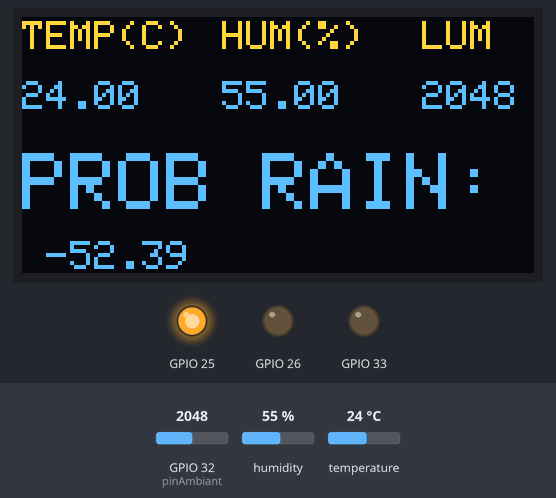
Simulated run of this program. Board: ESP32. On the bench: 128×64 one-colour display, output pins drawn as LEDs (lit = HIGH). Inputs (shaded band) come from the test bench; at power-on: GPIO 32 (pinAmbiant) = 2048, humidity 55 %, temperature 24 °C. The OLED is the two-colour kind (top 16 rows yellow); what the program prints to the serial monitor is not drawn.

Above: at 4.2 s.
4.3 s: GPIO 32 (pinAmbiant) set to 1542
At 4.51 s:
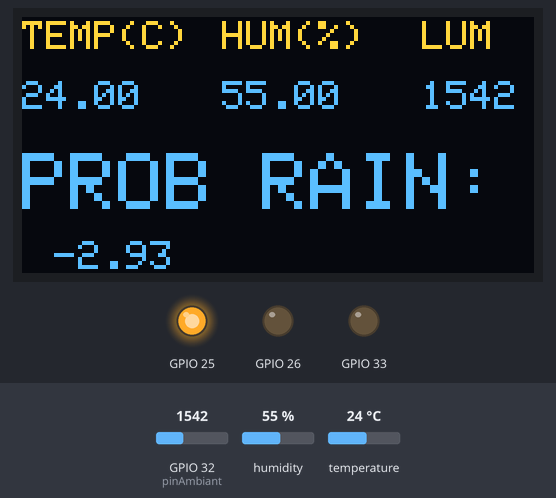
5.9 s: GPIO 32 (pinAmbiant) set to 1453
At 6.23 s:
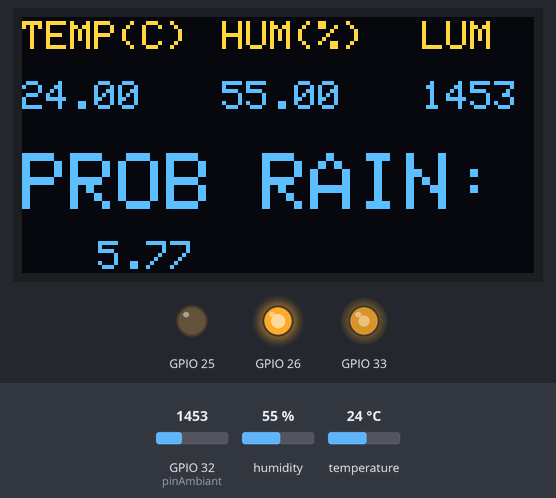
8.1 s: GPIO 32 (pinAmbiant) set to 524
At 8.41 s:
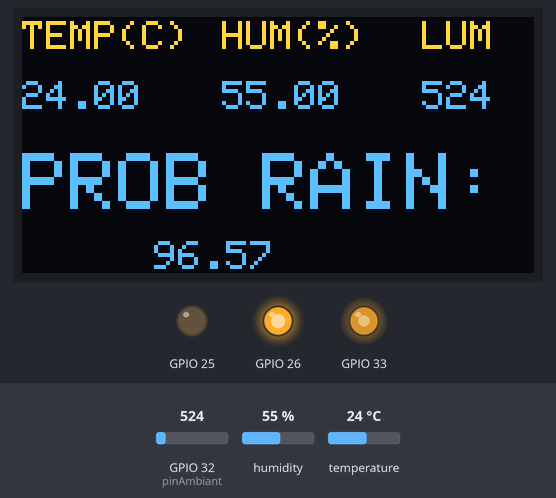
9.8 s: GPIO 32 (pinAmbiant) set to 446
At 10.13 s:
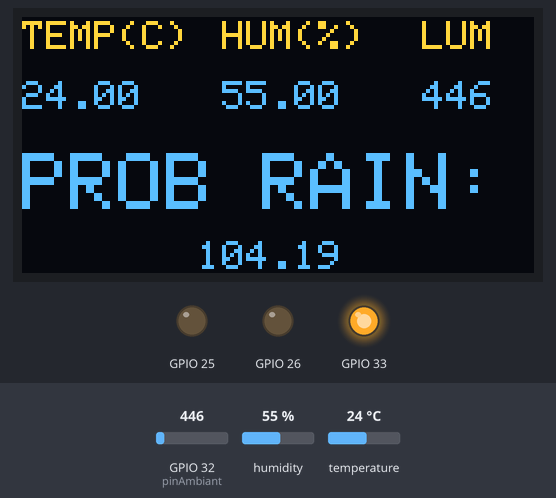
12.0 s: humidity set to 22 %
At 12.15 s:
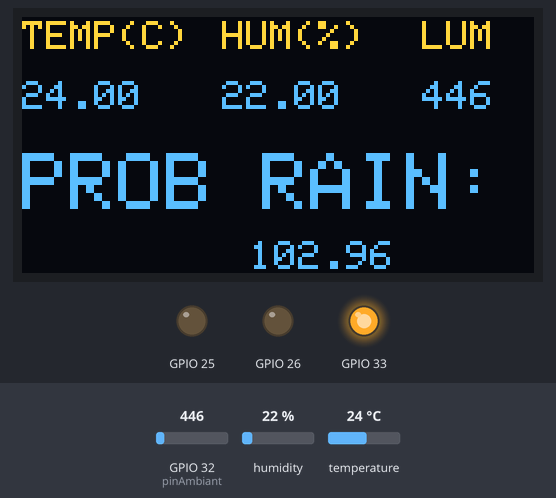
13.5 s: temperature set to 12 °C
At 13.71 s:
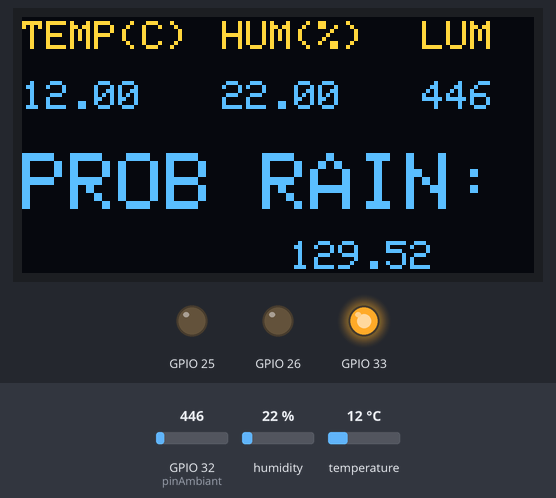
Timing chart, 0 to 16.1 s (numbered marks = the images above; inputs shaded):
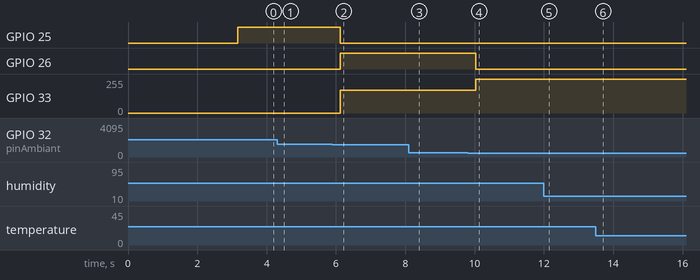

Measured:
- the behaviour switches between 1513 and 1512 on GPIO 32 (pinAmbiant) (found by bisection; images 1 and 2)
- the behaviour switches between 489 and 488 on GPIO 32 (pinAmbiant) (found by bisection; images 3 and 4)
- after the input at 5.9 s, GPIO 25: HIGH → LOW after 0.23 s; GPIO 26: LOW → HIGH after 0.23 s; GPIO 33: 0/255 → 170/255 after 0.23 s
- after the input at 9.8 s, GPIO 26: HIGH → LOW after 0.23 s; GPIO 33: 170/255 → 255/255 after 0.23 s

The program:

main.cpp
```cpp
#include <Arduino.h>
#include <Adafruit_AHTX0.h>
#include <Wire.h>
#include <Adafruit_GFX.h>
#include <Adafruit_SSD1306.h>
#include "ledRGB.hpp"

#define SCREEN_WIDTH 128 // OLED display width, in pixels
#define SCREEN_HEIGHT 64 // OLED display height, in pixels

// Declaration for an SSD1306 display connected to I2C (SDA, SCL pins)
Adafruit_SSD1306 display(SCREEN_WIDTH, SCREEN_HEIGHT, &Wire, -1);

Adafruit_AHTX0 aht;
LedRGB led(33, 25, 26);
int pinAmbiant = 32;
int pos = 0;

void setup() {
  Serial.begin(9600);
  //while (!Serial);
  pinMode(pinAmbiant, INPUT);
  Serial.println("128x64 OLED FeatherWing test");
  display.begin(0x3C, true); // Address 0x3C default

  Serial.println("OLED begun");

  // Show image buffer on the display hardware.
  // Since the buffer is intialized with an Adafruit splashscreen
  // internally, this will display the splashscreen.

  if(!display.begin(SSD1306_SWITCHCAPVCC, 0x3C)) { // Address 0x3D for 128x64
    Serial.println(F("SSD1306 allocation failed"));
    for(;;);
  }
  delay(2000);
  display.clearDisplay();

  display.setTextSize(1);
  display.setTextColor(WHITE);
  display.setCursor(0, 10);
  // Display static text
  display.println("Hello, world!");
  display.display();

  if (aht.begin()) {
    Serial.println("Found AHT20");
  } else {
    Serial.println("Didn't find AHT20");
  }
  delay(1000);
}

void loop() {
  display.clearDisplay();
  sensors_event_t humidity, temp;
  int val = analogRead(pinAmbiant);
  aht.getEvent(&humidity, &temp);// populate temp and humidity objects with fresh data

    //Formule trouvée par modélisation
  double ProbablityRain=0.03743225*humidity.relative_humidity - 2.21389335*temp.temperature - 0.09773871*val +198.85713381876218;

  display.setTextSize(1.5);
  display.setCursor(0,01);
  display.print("TEMP(C)");
  display.setCursor(50,01);
  display.print("HUM(%)");
  display.setCursor(100,01);
  display.print("LUM");
  display.setTextSize(1);
  display.setCursor(0,16);
  display.print(temp.temperature);;
  display.setCursor(50,16);
  display.print(humidity.relative_humidity);
  display.setCursor(100,16);
  display.println(val);
  display.setTextSize(2);
  display.setCursor(0,34);
  display.print("PROB RAIN:");
  display.setTextSize(1);
  display.setCursor(pos,56);
  display.print(ProbablityRain);
  if(ProbablityRain < 0)
    led.setGreen();
  else if(ProbablityRain < 100)
    led.setPurple();
  else
    led.setRed();

  /*
  display.print(humidity.relative_humidity); display.println(" %");
  Serial.print("Temperature: ");Serial.print(temp.temperature);Serial.println(" degrees C");
  Serial.print("Pressure: ");Serial.println(" RH %");
  */
  display.display();
  delay(50);
  pos = (pos > 100) ? 0 : pos + 1;

}
```

ledRGB.hpp
```cpp
#ifndef LedRGB_hpp
#define LedRGB_hpp

#include "Arduino.h"

class LedRGB {
  private:
    int redPin;
    int greenPin;
    int bluePin;

  public:
    LedRGB(int r, int g, int b);
    void setColor(int redValue, int greenValue, int blueValue);
    void setRed();
    void setGreen();
    void setBlue();
    void setWhite();
    void setPurple();
};

#endif /* LedRGB_hpp */
```

LedRGB.cpp
```cpp
#include "ledRGB.hpp"

LedRGB::LedRGB(int r, int g, int b) {
  redPin = r;
  greenPin = g;
  bluePin = b;
  pinMode(redPin, OUTPUT);
  pinMode(greenPin, OUTPUT);
  pinMode(bluePin, OUTPUT);
}

void LedRGB::setColor(int redValue, int greenValue, int blueValue) {
  analogWrite(redPin, redValue);
  analogWrite(greenPin, greenValue);
  analogWrite(bluePin, blueValue);
}

void LedRGB::setRed() {
  setColor(255, 0, 0);
}

void LedRGB::setGreen() {
  setColor(0, 255, 0);
}

void LedRGB::setBlue() {
  setColor(0, 0, 255);
}

void LedRGB::setWhite() {
  setColor(255, 255, 255);
}

void LedRGB::setPurple() {
  setColor(170, 0, 255);
}
```
